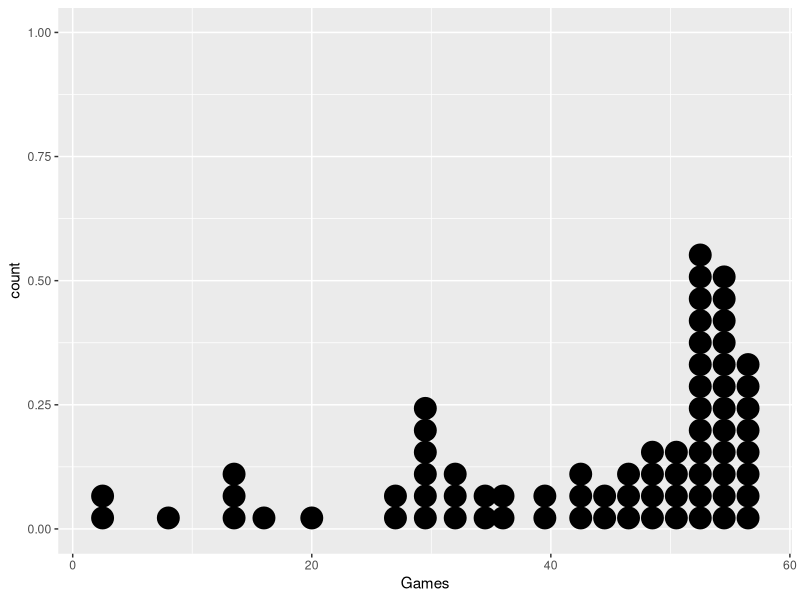
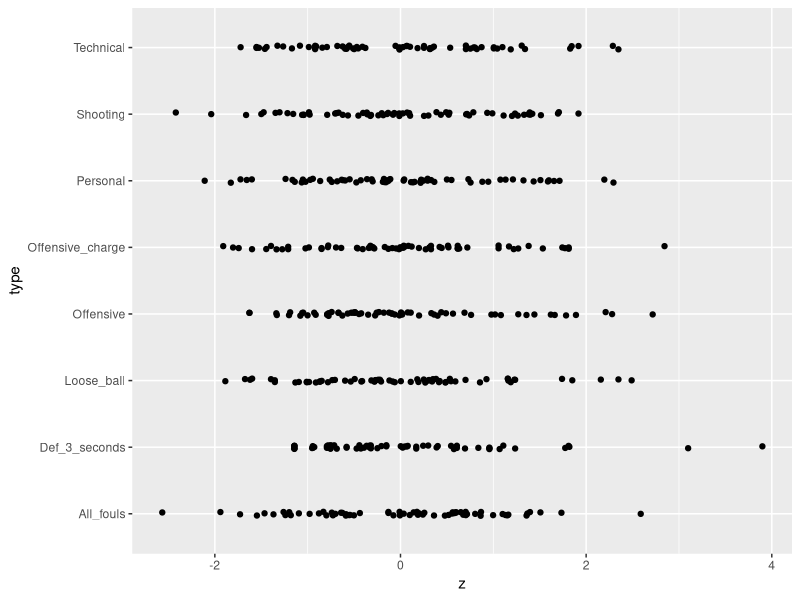
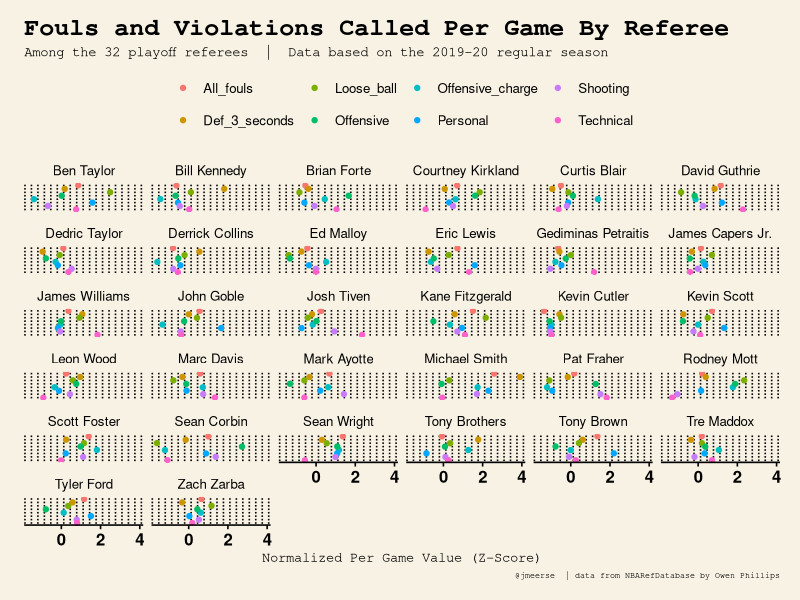

The R source for these figures, in order:
## ---- chunk 1
knitr::opts_chunk$set(echo = TRUE)
library(tidyverse)
library(readr)
library(ggthemes)


## ---- chunk 2
RegularSeasonTotal1920 <- read_csv("201920RegularSeasonTotal.csv")

rs1920 <- RegularSeasonTotal1920 #make the name easier

remove(RegularSeasonTotal1920)

p1920 <- read_csv("201920PlayoffsTotal.csv") 

#only use what we're interested in
rs1920 <- rs1920 %>% select(Season, Referee, Games, `Total fouls`,  Personal, `Loose ball`, `Offensive charge`, Shooting, Technical, `Defensive 3 seconds`, Offensive)

## ---- chunk 3

#filter out refs with only a few games?
rs1920 %>% ggplot(aes(x = Games)) + geom_dotplot() 
#looks like n > 20, as there's 8 refs with 20 or fewer games

rs1920 <- rs1920 %>% filter(Games > 20)

#convert everything to fouls per game
rs1920$All_fouls = rs1920$`Total fouls` / rs1920$Games
rs1920$Personal = rs1920$Personal / rs1920$Games
rs1920$`Loose ball` = rs1920$`Loose ball` / rs1920$Games
rs1920$`Offensive charge` = rs1920$`Offensive charge` / rs1920$Games
rs1920$Shooting = rs1920$Shooting / rs1920$Games
rs1920$Technical = rs1920$Technical / rs1920$Games
rs1920$Def_3_seconds = rs1920$`Defensive 3 seconds` / rs1920$Games
rs1920$Offensive = rs1920$Offensive / rs1920$Games

rs1920 = subset(rs1920, select = -c(`Defensive 3 seconds`)) #remove the original def 3 sec b/c we renamed it

#now make z-scores
rs1920$All_fouls = (rs1920$All_fouls - mean(rs1920$All_fouls)) / sd(rs1920$All_fouls)
rs1920$Personal = (rs1920$Personal - mean(rs1920$Personal)) / sd(rs1920$Personal)
rs1920$`Loose ball` = (rs1920$`Loose ball` - mean(rs1920$`Loose ball`)) / sd(rs1920$`Loose ball`)
rs1920$`Offensive charge` = (rs1920$`Offensive charge` - mean(rs1920$`Offensive charge`)) / sd(rs1920$`Offensive charge`)
rs1920$Shooting = (rs1920$Shooting - mean(rs1920$Shooting)) / sd(rs1920$Shooting)
rs1920$Technical = (rs1920$Technical - mean(rs1920$Technical)) / sd(rs1920$Technical)
rs1920$Def_3_seconds = (rs1920$Def_3_seconds - mean(rs1920$Def_3_seconds)) / sd(rs1920$Def_3_seconds)
rs1920$Offensive = (rs1920$Offensive - mean(rs1920$Offensive)) / sd(rs1920$Offensive)

#separate to classify each type of foul, then rejoin
p <- rs1920 %>% select(Referee, Personal)
p$type = "Personal"
p <- p %>% rename(z = Personal)

a <- rs1920 %>% select(Referee, All_fouls)
a$type = "All_fouls"
a <- a %>% rename(z = All_fouls)

l <- rs1920 %>% select(Referee, `Loose ball`)
l$type = "Loose_ball"
l <- l %>% rename(z = `Loose ball`)

o <- rs1920 %>% select(Referee, `Offensive charge`)
o$type = "Offensive_charge"
o <- o %>% rename(z = `Offensive charge`)


s <- rs1920 %>% select(Referee, Shooting)
s$type = "Shooting"
s <- s %>% rename(z = Shooting)


t <- rs1920 %>% select(Referee, Technical)
t$type = "Technical"
t <- t %>% rename(z = Technical)


of <- rs1920 %>% select(Referee, Offensive)
of$type = "Offensive"
of <- of %>% rename(z = Offensive)


d <- rs1920 %>% select(Referee, Def_3_seconds)
d$type = "Def_3_seconds"
d <- d %>% rename(z = Def_3_seconds)

allfouls <- rbind(a, d, l, o, of, p, s, t)

#quick plot
allfouls %>% ggplot(aes(x = z, y = type)) + geom_jitter(height = .03)

#get just playoff refs
refs <- p1920$Referee #list of just playoff refs

playoffs <- allfouls %>% filter(Referee %in% refs) #just get playoff refs performance in the season


allfouls$playoff = if_else(allfouls$Referee %in% refs,
                           "playoffs", 
                           "no playoffs"
                           ) 
#this would keep original, classifying if playoff ref or not


playoffs %>% ggplot(aes(x = z, y = rev(type), color = type)) + 
  geom_jitter(height = .03) +
  theme_wsj() +
  labs(title = "Fouls and Violations Called Per Game By Referee",
       subtitle = "Among the 32 playoff referees  |  Data based on the 2019-20 regular season",
       caption = "@jmeerse  | data from NBARefDatabase by Owen Phillips",
       x = "Normalized Per Game Value (Z-Score)",
       ) + 
  theme(
    plot.title = element_text(size = 18),
    plot.subtitle = element_text(size = 10),
    plot.caption = element_text(size = 6),
    axis.title.x = element_text(size = 10),
    axis.text.y = element_blank(),
    legend.title = element_blank()
    ) +
  facet_wrap(~ Referee)
  
